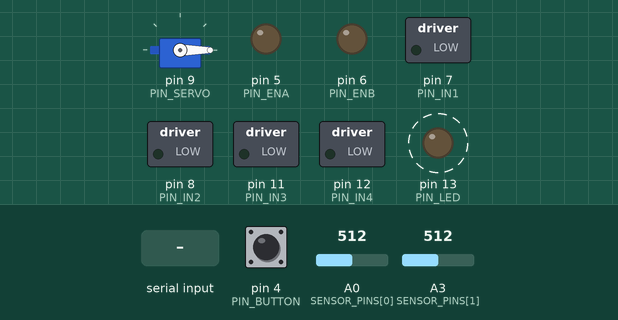
This sketch was run on a simulated Arduino Nano, built with avr-gcc and run on an emulated ATmega328P. Parts: servo, switched loads named in the sketch (green lamp = pin HIGH), output pins drawn as LEDs (lit = HIGH). Dashed ring = blinking. Inputs (shaded band) come from the test bench; at power-on: pin 4 (PIN_BUTTON) HIGH, A3 (SENSOR_PINS[1]) = 512, A0 (SENSOR_PINS[0]) = 512. What the sketch prints to the serial monitor is not drawn.

Above: at 1.2 s.
1.3 s: pin 4 (PIN_BUTTON) pulled LOW for 0.15 s
At 3.5 s:
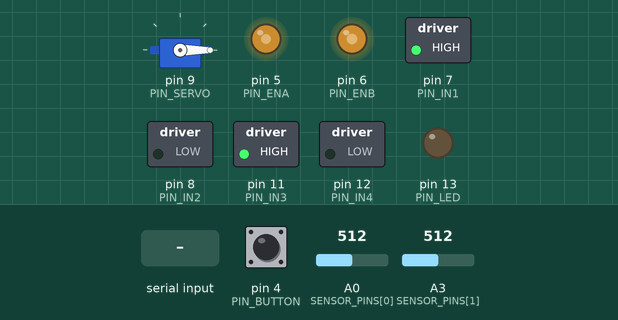
3.8 s: A3 (SENSOR_PINS[1]) set to 568
5.3 s: A3 (SENSOR_PINS[1]) set to 589
At 5.45 s:
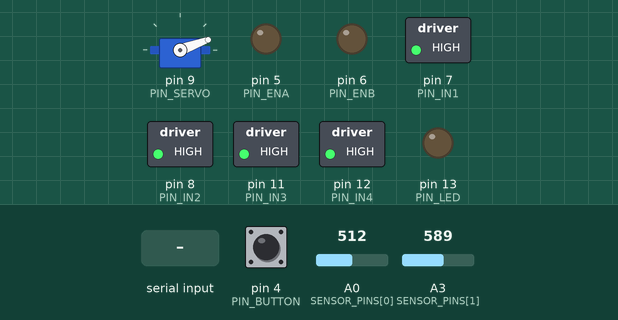
8.3 s: A0 (SENSOR_PINS[0]) set to 50
At 9.6 s:
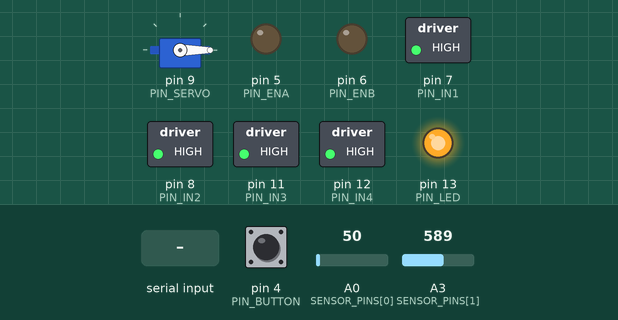
9.9 s: "c" received over Serial
At 10.05 s:
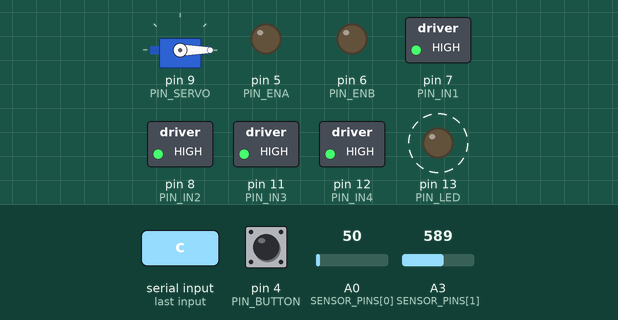
12.9 s: "m90\n" received over Serial
At 15.7 s:
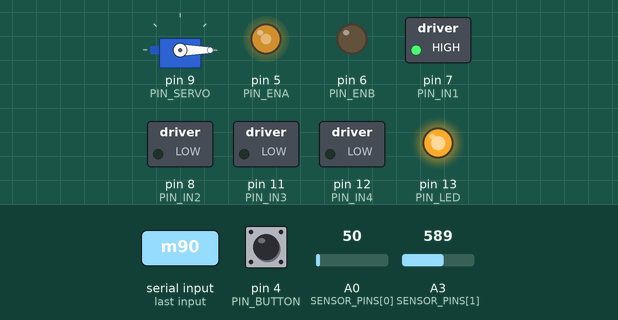
Timing chart, 0 to 19.0 s (numbered marks = the images above; inputs shaded):
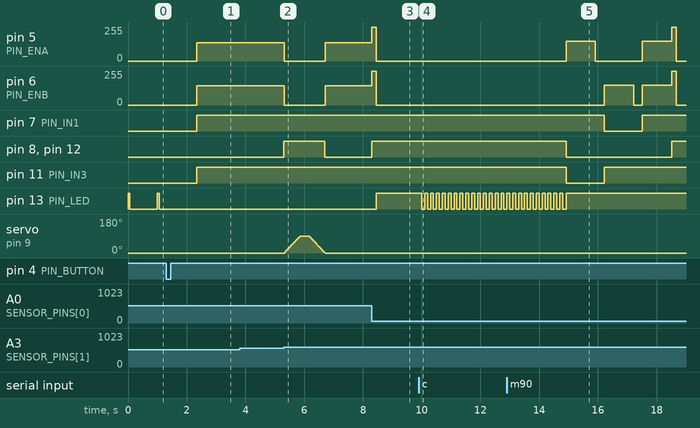

Measured:
- the behaviour switches between 580 and 581 on A3 (SENSOR_PINS[1]) (found by bisection; images 1 and 2)
- after the input at 1.3 s, pin 5 (PIN_ENA): 0/255 → 137/255 after 1.0 s; pin 6 (PIN_ENB): 0/255 → 143/255 after 1.0 s; pin 7 (PIN_IN1), pin 11 (PIN_IN3): LOW → HIGH after 1.0 s; pin 13 (PIN_LED): stops changing and stays LOW
- after the input at 3.8 s, every drawn part: stays the same
- after the input at 5.3 s, pin 5 (PIN_ENA): 137/255 → 0/255 at once, → 137/255 1.4 s later; pin 6 (PIN_ENB): 143/255 → 0/255 at once, → 143/255 1.4 s later; pin 8 (PIN_IN2), pin 12 (PIN_IN4): LOW → HIGH at once, → LOW 1.4 s later; servo on pin 9 (PIN_SERVO): rises from 0° to 90° in 0.53 s, then falls to 0° in 0.85 s
- after the input at 8.3 s, pin 5 (PIN_ENA): 137/255 → 255/255 at once, → 0/255 0.15 s later; pin 6 (PIN_ENB): 143/255 → 255/255 at once, → 0/255 0.15 s later; pin 8 (PIN_IN2), pin 12 (PIN_IN4): LOW → HIGH at once; pin 13 (PIN_LED): LOW → HIGH after 0.15 s
- after the input at 9.9 s, pin 13 (PIN_LED): alternates HIGH for 0.10 s and LOW for 0.10 s, starting after 0.10 s
- after the input at 12.9 s, pin 5 (PIN_ENA): 0/255 → 150/255 after 2.0 s, → 0/255 1.0 s later, → 150/255 1.6 s later, → 255/255 1.0 s later, … (5 changes in this stretch); pin 6 (PIN_ENB): 0/255 → 150/255 after 3.3 s, → 0/255 1.0 s later, → 150/255 0.30 s later, → 255/255 1.0 s later, … (5 changes in this stretch)
- by itself, pin 13 (PIN_LED): alternates HIGH for 0.06 s and LOW for 0.94 s

The sketch:

robot.ino
```cpp
// ======================================================================
//  robot.ino — ЛОГІКА ЗАВДАННЯ (автомат станів). Шаблон команди sosny.
//
//  Як адаптувати під нове завдання (≈30 хв):
//    1. config.h   — піни, кількість датчиків, пороги.
//    2. enum State — назвіть кроки завдання (ЇХАТИ, ЗНАЙШЛИ_МІТКУ, СКИНУТИ, ...).
//    3. control()  — для кожного стану: що робимо і КОЛИ переходимо далі.
//    4. Serial-меню — тести залізу вже є; додайте команди під свій механізм.
//
//  Правило: у control() НІЯКИХ довгих delay() — цикл має крутитися кожні 4 мс.
//  Коротку дію (скинути предмет) можна робити з delay, бо робот у цей час стоїть.
// ======================================================================
#include "config.h"
#include "hw.h"

// ---------- 1. Стани ----------
enum State : uint8_t { ST_IDLE, ST_FOLLOW, ST_ACTION, ST_DONE };     // TODO: свої стани
static const char *const STATE_NAMES[] = {"IDLE", "FOLLOW", "ACTION", "DONE"};

static State st = ST_IDLE;
static unsigned long tCtl = 0, runStartMs = 0, stateStartMs = 0;
static uint8_t counter = 0;            // TODO: скільки разів зробили дію (шканти, кубики…)
static bool logRun = false;

static void go(State s) {              // перехід у новий стан + запис часу
  st = s; stateStartMs = millis();
  Serial.print(F("-> ")); Serial.println(STATE_NAMES[s]);
}
static unsigned long inState() { return millis() - stateStartMs; }

// ---------- 2. Будівельні блоки ----------
static float integ = 0, prevErr = 0;
static void pidReset() { integ = 0; prevErr = 0; }

// Рух по краю лінії одним датчиком. base — базова швидкість.
static void followLine(int base) {
  float err = sVal[S_LINE] - LINE_SETPOINT;
  integ = constrain(integ + err, -20000, 20000);
  float corr = S.kp * err + S.ki * integ + S.kd * (err - prevErr);
  prevErr = err;
  motorsSet(base - (int)corr, base + (int)corr);   // знак не той — поміняйте - і +
}

// Спрацювати ОДИН раз, коли умова тримається n циклів поспіль (антибрязкіт датчика)
static bool confirmed(bool cond, uint8_t &cnt, uint8_t n) {
  if (!cond) { cnt = 0; return false; }
  if (cnt < 255) cnt++;
  return cnt == n;
}

static bool buttonPressed() {
  static bool raw = HIGH, stable = HIGH;
  static unsigned long tChange = 0;
  bool v = digitalRead(PIN_BUTTON);
  if (v != raw) { raw = v; tChange = millis(); }
  if (millis() - tChange > 30 && v != stable) { stable = v; if (stable == LOW) return true; }
  return false;
}

static void finish(const __FlashStringHelper *why) {
  motorsBrake(); delay(150); motorsCoast();
  go(ST_DONE);
  Serial.print(F("STOP: ")); Serial.print(why);
  Serial.print(F(", count ")); Serial.print(counter);
  Serial.print(F(", ")); Serial.print((millis() - runStartMs) / 1000.0, 1); Serial.println(F(" s"));
}

static void startRun() {
  delay(START_DELAY_MS);
  odomReset(); pidReset(); counter = 0;
  servoGo(SERVO_HOME_DEG);
  runStartMs = millis(); tCtl = micros();
  go(ST_FOLLOW);
}

// ---------- 3. Головна логіка: один крок кожні 4 мс ----------
static uint8_t markCnt = 0;

static void control() {
  sensorsRead();
  if (millis() - runStartMs > RUN_TIMEOUT_MS) { finish(F("timeout")); return; }

  switch (st) {
    case ST_FOLLOW:
      // TODO: умова події завдання дня
      if (confirmed(isBlack(S_MARK), markCnt, 3)) { motorsBrake(); go(ST_ACTION); break; }
      // TODO: умова фінішу
      if (isWhite(S_LINE) && inState() > 500) { finish(F("line lost")); break; }
      followLine(S.basePwm);
      break;

    case ST_ACTION:
      // TODO: дія механізму. Робот стоїть, тому delay тут допустимий.
      motorsCoast();
      servoGo(90); delay(300); servoGo(SERVO_HOME_DEG);
      counter++;
      pidReset();
      go(ST_FOLLOW);
      break;

    default: break;
  }

  if (logRun) {
    static uint8_t div = 0;
    if (++div >= 10) {      // кожні ~40 мс: t, мм, датчики, стан — зручно для Serial Plotter
      div = 0;
      Serial.print(millis() - runStartMs); Serial.print(',');
      Serial.print(odomMM(), 0);
      for (uint8_t i = 0; i < N_SENSORS; i++) { Serial.print(','); Serial.print(sVal[i]); }
      Serial.print(','); Serial.println(st);
    }
  }
}

// ---------- 4. Serial-меню (115200) — працює, коли робот стоїть ----------
static void help() {
  Serial.println(F("s датчики наживо | m тест моторів | e енкодери | v серво 90/0"));
  Serial.println(F("c калібрування | g старт | l лог | p налаштування | w зберегти | x дефолти"));
  Serial.println(F("P0.25 I0 D2 B140 — PID і швидкість;  U0=..U3= — свої числа (U0 500)"));
}

static void streamSensors() {
  while (Serial.available()) Serial.read();
  while (!Serial.available()) {
    sensorsRead();
    for (uint8_t i = 0; i < N_SENSORS; i++) {
      Serial.print(sRaw[i]); Serial.print('/'); Serial.print(sVal[i]); Serial.print(F("  "));
    }
    Serial.print(F("| mm ")); Serial.println(odomMM(), 0);
    delay(100);
  }
  while (Serial.available()) Serial.read();
}

static void serialMenu() {
  if (!Serial.available()) return;
  char c = Serial.read();
  switch (c) {
    case 'h': case '?': help(); break;
    case 's': streamSensors(); break;
    case 'm':
      Serial.println(F("лівий")); motorsSet(150, 0); delay(1000); motorsCoast(); delay(300);
      Serial.println(F("правий")); motorsSet(0, 150); delay(1000); motorsCoast(); delay(300);
      Serial.println(F("обидва")); motorsSet(150, 150); delay(1000); motorsBrake(); delay(150); motorsCoast();
      break;
    case 'e': odomReset(); motorsSet(110, 110); delay(1500); motorsCoast();
      Serial.print(F("ticks L ")); Serial.print(odomTicks(0)); Serial.print(F(" R ")); Serial.println(odomTicks(1)); break;
    case 'v': servoGo(90); delay(400); servoGo(SERVO_HOME_DEG); break;
    case 'c': Serial.println(F("водіть датчиками над білим і чорним...")); if (sensorsCalibrate(CALIB_MS)) settingsSave(); break;
    case 'g': startRun(); break;
    case 'l': logRun = !logRun; Serial.println(logRun ? F("log on") : F("log off")); break;
    case 'p': settingsPrint(); break;
    case 'w': settingsSave(); Serial.println(F("збережено")); break;
    case 'x': settingsDefaults(); settingsSave(); settingsPrint(); break;
    case 'P': S.kp = Serial.parseFloat(); settingsPrint(); break;
    case 'I': S.ki = Serial.parseFloat(); settingsPrint(); break;
    case 'D': S.kd = Serial.parseFloat(); settingsPrint(); break;
    case 'B': S.basePwm = Serial.parseInt(); settingsPrint(); break;
    case 'U': { int i = Serial.parseInt(); int v = Serial.parseInt();
                if (i >= 0 && i < 4) S.user[i] = v;
                settingsPrint(); break; }
    default: break;
  }
}

// ======================================================================
void setup() {
  Serial.begin(SERIAL_BAUD);
  Serial.setTimeout(300);
  pinMode(PIN_LED, OUTPUT);
  pinMode(PIN_BUTTON, INPUT_PULLUP);
  motorsBegin(); motorsCoast();
  sensorsBegin(); odomBegin();
  settingsLoad();
  servoBegin();
  Serial.println(F("\nsosny robot ready. h — команди"));
  settingsPrint();
}

void loop() {
  if (st == ST_IDLE || st == ST_DONE) {
    serialMenu();
    digitalWrite(PIN_LED, st == ST_DONE || (millis() % 1000) < 60);
    if (buttonPressed()) { if (st == ST_DONE) go(ST_IDLE); else startRun(); }
    return;
  }
  if (buttonPressed()) { finish(F("button")); return; }     // аварійна зупинка
  unsigned long now = micros();
  if (now - tCtl >= CONTROL_DT_US) { tCtl = now; control(); }
}
```

hw.cpp
```cpp
// hw.cpp — реалізація «заліза». Готово й перевірено на кабель-укладачі.
#include "hw.h"
#include <Servo.h>
#include <EEPROM.h>

// ======================= мотори =======================
static void side(int pwm, uint8_t en, uint8_t a, uint8_t b, bool inv) {
  if (inv) pwm = -pwm;
  pwm = constrain(pwm, -PWM_MAX, PWM_MAX);
  digitalWrite(a, pwm > 0);
  digitalWrite(b, pwm < 0);
  analogWrite(en, abs(pwm));
}
void motorsBegin() {
  uint8_t p[] = {PIN_ENA, PIN_IN1, PIN_IN2, PIN_ENB, PIN_IN3, PIN_IN4};
  for (uint8_t i = 0; i < 6; i++) pinMode(p[i], OUTPUT);
}
void motorsSet(int l, int r) {
  side(l, PIN_ENA, PIN_IN1, PIN_IN2, MOTOR_L_INVERT);
  side(r, PIN_ENB, PIN_IN3, PIN_IN4, MOTOR_R_INVERT);
}
void motorsBrake() {
  digitalWrite(PIN_IN1, HIGH); digitalWrite(PIN_IN2, HIGH);
  digitalWrite(PIN_IN3, HIGH); digitalWrite(PIN_IN4, HIGH);
  analogWrite(PIN_ENA, 255); analogWrite(PIN_ENB, 255);
}
void motorsCoast() { analogWrite(PIN_ENA, 0); analogWrite(PIN_ENB, 0); }

// ======================= датчики =======================
int sRaw[N_SENSORS], sVal[N_SENSORS];

void sensorsBegin() {}
void sensorsRead() {
  for (uint8_t i = 0; i < N_SENSORS; i++) {
    sRaw[i] = analogRead(SENSOR_PINS[i]);
    long span = S.black[i] - S.white[i];
    if (span == 0) span = 1;
    sVal[i] = constrain((long)(sRaw[i] - S.white[i]) * 1000L / span, 0, 1000);
  }
}
// Водіть датчиками над білим і чорним — запам'ятовуємо мін/макс.
bool sensorsCalibrate(unsigned long ms) {
  int lo[N_SENSORS], hi[N_SENSORS];
  for (uint8_t i = 0; i < N_SENSORS; i++) { lo[i] = 1023; hi[i] = 0; }
  unsigned long t0 = millis();
  while (millis() - t0 < ms) {
    for (uint8_t i = 0; i < N_SENSORS; i++) {
      int v = analogRead(SENSOR_PINS[i]);
      lo[i] = min(lo[i], v); hi[i] = max(hi[i], v);
    }
    digitalWrite(PIN_LED, (millis() / 100) & 1);
  }
  digitalWrite(PIN_LED, LOW);
  bool ok = true;
  for (uint8_t i = 0; i < N_SENSORS; i++) {
    Serial.print(F("sensor ")); Serial.print(i);
    Serial.print(F(": white ")); Serial.print(lo[i]);
    Serial.print(F(" black ")); Serial.println(hi[i]);
    if (hi[i] - lo[i] < 100) { ok = false; Serial.println(F("  ! замалий розкид — датчик не бачив чорного?")); continue; }
    // TCRT5000 AO: зазвичай чорне = більше значення. Якщо навпаки — поміняються місцями і все одно працює.
    S.white[i] = lo[i]; S.black[i] = hi[i];
  }
  return ok;
}

// ======================= енкодери =======================
static volatile long ticks[2] = {0, 0};
static void isrL() { ticks[0]++; }
static void isrR() { ticks[1]++; }
void odomBegin() {
#if ENC_COUNT >= 1
  pinMode(PIN_ENC_L, INPUT_PULLUP);
  attachInterrupt(digitalPinToInterrupt(PIN_ENC_L), isrL, CHANGE);
#endif
#if ENC_COUNT >= 2
  pinMode(PIN_ENC_R, INPUT_PULLUP);
  attachInterrupt(digitalPinToInterrupt(PIN_ENC_R), isrR, CHANGE);
#endif
}
long odomTicks(uint8_t s) { noInterrupts(); long t = ticks[s & 1]; interrupts(); return t; }
void odomReset() { noInterrupts(); ticks[0] = ticks[1] = 0; interrupts(); }
float odomMM() {
#if ENC_COUNT >= 2
  return (odomTicks(0) + odomTicks(1)) * 0.5f * MM_PER_TICK;
#elif ENC_COUNT == 1
  return odomTicks(0) * MM_PER_TICK;
#else
  return 0;
#endif
}

// ======================= серво =======================
static Servo srv;
static int srvDeg = SERVO_HOME_DEG;
void servoBegin() { srv.attach(PIN_SERVO, 500, 2400); srv.write(srvDeg); }
void servoGo(int deg) {
  deg = constrain(deg, 0, 180);
  while (srvDeg != deg) { srvDeg += (deg > srvDeg) ? 1 : -1; srv.write(srvDeg); delay(6); }
}

// ======================= налаштування =======================
Settings S;
void settingsDefaults() {
  S.version = SETTINGS_VERSION;
  S.kp = DEF_KP; S.ki = DEF_KI; S.kd = DEF_KD;
  S.basePwm = DEF_BASE_PWM;
  for (uint8_t i = 0; i < N_SENSORS; i++) { S.white[i] = 100; S.black[i] = 900; }
  for (uint8_t i = 0; i < 4; i++) S.user[i] = 0;
}
void settingsLoad() {
  EEPROM.get(0, S);
  if (S.version != SETTINGS_VERSION) { settingsDefaults(); Serial.println(F("EEPROM: дефолти")); }
}
void settingsSave() { EEPROM.put(0, S); }
void settingsPrint() {
  Serial.print(F("P")); Serial.print(S.kp, 3);
  Serial.print(F(" I")); Serial.print(S.ki, 3);
  Serial.print(F(" D")); Serial.print(S.kd, 3);
  Serial.print(F(" B")); Serial.print(S.basePwm);
  for (uint8_t i = 0; i < 4; i++) { Serial.print(F(" U")); Serial.print(i); Serial.print('='); Serial.print(S.user[i]); }
  Serial.println();
}
```

hw.h
```cpp
// ======================================================================
//  hw.h — «залізо»: мотори, датчики, енкодери, серво, налаштування.
//  Ці функції однакові для будь-якого завдання — завтра їх майже не чіпаємо.
// ======================================================================
#pragma once
#include "config.h"

// ---- мотори (L298N) ----
void motorsBegin();
void motorsSet(int left, int right);   // -255..255, мінус = назад
void motorsBrake();                    // активне гальмо
void motorsCoast();                    // вільний хід

// ---- датчики ----
void sensorsBegin();
void sensorsRead();                    // оновлює масиви нижче
extern int sRaw[N_SENSORS];            // сирі 0..1023
extern int sVal[N_SENSORS];            // нормалізовані 0 (біле) .. 1000 (чорне)
bool sensorsCalibrate(unsigned long ms);
inline bool isBlack(uint8_t i) { return sVal[i] > BLACK_THR; }
inline bool isWhite(uint8_t i) { return sVal[i] < WHITE_THR; }

// ---- енкодери (якщо ENC_COUNT > 0) ----
void  odomBegin();
void  odomReset();
float odomMM();                        // пройдено мм від старту
long  odomTicks(uint8_t side);         // 0 = лівий, 1 = правий
inline bool odomAvailable() { return ENC_COUNT > 0; }

// ---- серво ----
void servoBegin();
void servoGo(int deg);                 // плавно до кута

// ---- налаштування в EEPROM ----
struct Settings {
  uint8_t version;
  float kp, ki, kd;
  int16_t basePwm;
  int16_t white[N_SENSORS], black[N_SENSORS];
  int16_t user[4];                     // вільні слоти під завдання дня (затримки, відстані…)
};
extern Settings S;
void settingsLoad();
void settingsSave();
void settingsDefaults();
void settingsPrint();
```

config.h
```cpp
// ======================================================================
//  config.h — УСІ налаштування в одному місці (піни, пороги, швидкості)
//  Шаблон прошивки команди sosny. Новий день = нове завдання:
//  спочатку правимо ТІЛЬКИ цей файл, потім логіку станів у robot.ino.
// ======================================================================
#pragma once
#include <Arduino.h>

#define SETTINGS_VERSION 1      // збільшіть, якщо змінили дефолти нижче

// ---------- Піни Arduino Nano (перевірте зі схемою Андрія/Віталія!) ----------
#define PIN_ENA     5    // ШІМ лівого мотора (L298N, перемичку ENA зняти)
#define PIN_IN1     7
#define PIN_IN2     8
#define PIN_ENB     6    // ШІМ правого мотора
#define PIN_IN3     11
#define PIN_IN4     12
#define PIN_SERVO   9    // серво (будь-який механізм)
#define PIN_BUTTON  4    // кнопка «Старт» на GND (D2/D3 лишаємо під енкодери)
#define PIN_ENC_L   2    // INT0
#define PIN_ENC_R   3    // INT1
#define PIN_LED     LED_BUILTIN

// ---------- Аналогові датчики (TCRT5000 тощо) ----------
// Додати датчик = дописати пін у масив. Індекси — константи нижче.
#define N_SENSORS 2
static const uint8_t SENSOR_PINS[N_SENSORS] = {A0, A3};
enum SensorId : uint8_t { S_LINE = 0, S_MARK = 1 };
// після калібрування: 0 = біле, 1000 = чорне
#define BLACK_THR   600
#define WHITE_THR   150
#define CALIB_MS    5000

// ---------- Мотори ----------
#define MOTOR_L_INVERT 0
#define MOTOR_R_INVERT 0
#define PWM_MAX        255

// ---------- Енкодери ----------
#define ENC_COUNT   0          // 0 = немає, 1 = лівий, 2 = обидва
#define ENC_SLOTS   20
#define WHEEL_D_MM  65.0
#define MM_PER_TICK (PI * WHEEL_D_MM / (2.0 * ENC_SLOTS))

// ---------- Керування (дефолти, міняються через Serial і зберігаються в EEPROM) ----------
#define CONTROL_DT_US  4000    // цикл 250 Гц
#define DEF_KP   0.25
#define DEF_KI   0.0
#define DEF_KD   2.0
#define DEF_BASE_PWM 140
#define LINE_SETPOINT 500      // тримати край лінії (50 % чорного)

// ---------- Серво ----------
#define SERVO_HOME_DEG 0

// ---------- Безпека ----------
#define START_DELAY_MS 1000
#define RUN_TIMEOUT_MS 180000UL
#define SERIAL_BAUD    115200
```
